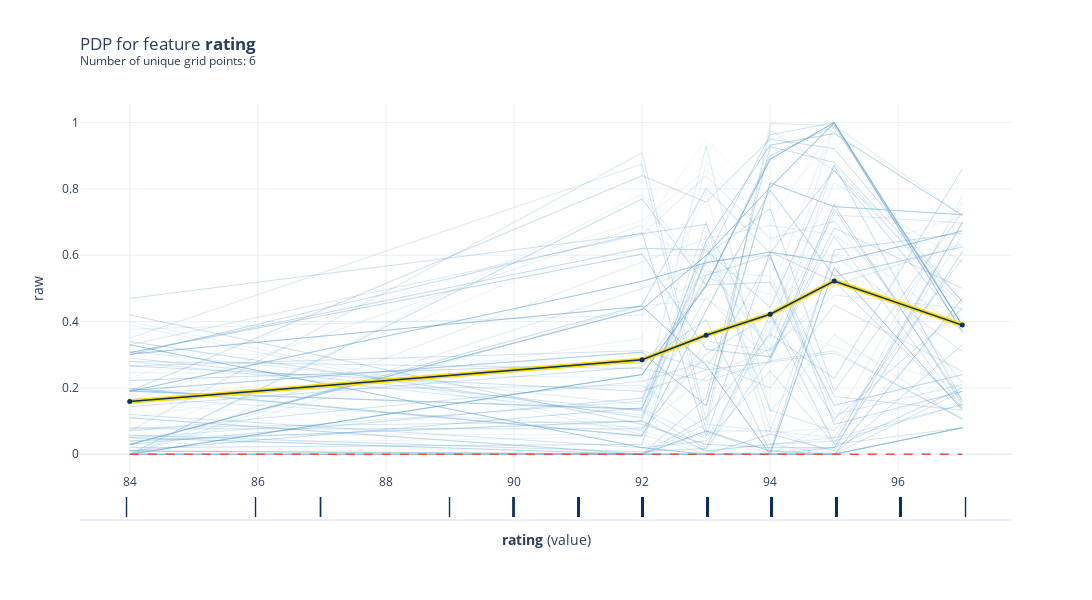

Here is the notebook cell this chart was saved with:
### Code cell
# Plot PDP
# Create the pdp data to be plotted
pdp_goals = pdp.PDPIsolate(model=rf_model, df=val_x, model_features=feature_names, feature='rating', feature_name='rating')

# plot the PDP for feature 'Goal Scored'
fig, axes = pdp_goals.plot(
    center=False,
    plot_lines=True,
    frac_to_plot=100,
    cluster=False,
    n_cluster_centers=None,
    cluster_method='accurate',
    plot_pts_dist=True,
    to_bins=False,
    show_percentile=False,
    which_classes=None,
    figsize=None,
    dpi=300,
    ncols=2,
    plot_params={"pdp_hl": True},
    engine='plotly',
    template='plotly_white')

fig.show()

### Figure 1 — Plotly figure (JSON) as saved in the notebook; plotly's stock layout.template omitted (floating-point values rounded to 4 significant figures; data arrays with more than 128 entries replaced by an {"elided": "..."} marker saying what was removed)
{"data": [{"hoverinfo": "none", "line": {"color": "rgba(193,217,237,0.5)", "width": 0.5}, "mode": "lines", "type": "scatter", "x": [84, 92, 93, 94, 95, 97], "xaxis": "x", "y": [0.19, 0.1366, 0.04594, 0.3696, 0.7217, 0.6974], "yaxis": "y"}, {"hoverinfo": "none", "line": {"color": "rgba(177,210,231,0.5)", "width": 0.5}, "mode": "lines", "type": "scatter", "x": [84, 92, 93, 94, 95, 97], "xaxis": "x", "y": [0.34, 0.11, 0.7, 0.03, 0, 0.33], "yaxis": "y"}, {"hoverinfo": "none", "line": {"color": "rgba(160,202,225,0.5)", "width": 0.5}, "mode": "lines", "type": "scatter", "x": [84, 92, 93, 94, 95, 97], "xaxis": "x", "y": [0.2467, 0.2308, 0, 0.4033, 0.3233, 0.2], "yaxis": "y"}, {"hoverinfo": "none", "line": {"color": "rgba(139,192,221,0.5)", "width": 0.5}, "mode": "lines", "type": "scatter", "x": [84, 92, 93, 94, 95, 97], "xaxis": "x", "y": [0, 0, 0.07, 0, 0.1, 0.76], "yaxis": "y"}, {"hoverinfo": "none", "line": {"color": "rgba(117,179,216,0.5)", "width": 0.5}, "mode": "lines", "type": "scatter", "x": [84, 92, 93, 94, 95, 97], "xaxis": "x", "y": [0.04, 0.1, 0.01, 0.03, 0.04, 0.15], "yaxis": "y"}, {"hoverinfo": "none", "line": {"color": "rgba(98,168,210,0.5)", "width": 0.5}, "mode": "lines", "type": "scatter", "x": [84, 92, 93, 94, 95, 97], "xaxis": "x", "y": [0.33, 0.6623, 0.84, 0.65, 0.7033, 0.215], "yaxis": "y"}, {"hoverinfo": "none", "line": {"color": "rgba(80,155,203,0.5)", "width": 0.5}, "mode": "lines", "type": "scatter", "x": [84, 92, 93, 94, 95, 97], "xaxis": "x", "y": [0.3063, 0.6035, 0.3164, 0.2939, 0.7535, 0.15], "yaxis": "y"}, {"hoverinfo": "none", "line": {"color": "rgba(64,144,197,0.5)", "width": 0.5}, "mode": "lines", "type": "scatter", "x": [84, 92, 93, 94, 95, 97], "xaxis": "x", "y": [0, 0.7701, 0.5083, 0.9, 0.99, 0.39], "yaxis": "y"}, {"hoverinfo": "none", "line": {"color": "rgba(49,129,189,0.5)", "width": 0.5}, "mode": "lines", "type": "scatter", "x": [84, 92, 93, 94, 95, 97], "xaxis": "x", "y": [0.1433, 0.2635, 0.5103, 0.5187, 0.1475, 0.24], "yaxis": "y"}, {"hoverinfo": "none", "line": {"color": "rgba(36,116,182,0.5)", "width": 0.5}, "mode": "lines", "type": "scatter", "x": [84, 92, 93, 94, 95, 97], "xaxis": "x", "y": [0.19, 0.84, 0.7603, 0.95, 0.9218, 0.46], "yaxis": "y"}, {"hoverinfo": "none", "line": {"color": "rgba(193,217,237,0.5)", "width": 0.5}, "mode": "lines", "type": "scatter", "x": [84, 92, 93, 94, 95, 97], "xaxis": "x", "y": [0.05, 0.68, 0.949, 0.7552, 0.9367, 0.47], "yaxis": "y"}, {"hoverinfo": "none", "line": {"color": "rgba(177,210,231,0.5)", "width": 0.5}, "mode": "lines", "type": "scatter", "x": [84, 92, 93, 94, 95, 97], "xaxis": "x", "y": [0.34, 0.11, 0.7, 0.03, 0, 0.33], "yaxis": "y"}, {"hoverinfo": "none", "line": {"color": "rgba(160,202,225,0.5)", "width": 0.5}, "mode": "lines", "type": "scatter", "x": [84, 92, 93, 94, 95, 97], "xaxis": "x", "y": [0.3063, 0.621, 0.6162, 0.4426, 0.8714, 0.1613], "yaxis": "y"}, {"hoverinfo": "none", "line": {"color": "rgba(139,192,221,0.5)", "width": 0.5}, "mode": "lines", "type": "scatter", "x": [84, 92, 93, 94, 95, 97], "xaxis": "x", "y": [0.39, 0.06, 0, 0, 0, 0.19], "yaxis": "y"}, {"hoverinfo": "none", "line": {"color": "rgba(117,179,216,0.5)", "width": 0.5}, "mode": "lines", "type": "scatter", "x": [84, 92, 93, 94, 95, 97], "xaxis": "x", "y": [0.05, 0, 0.07, 0.01, 0, 0.47], "yaxis": "y"}, {"hoverinfo": "none", "line": {"color": "rgba(98,168,210,0.5)", "width": 0.5}, "mode": "lines", "type": "scatter", "x": [84, 92, 93, 94, 95, 97], "xaxis": "x", "y": [0, 0.2404, 0.5082, 0.89, 1, 0.39], "yaxis": "y"}, {"hoverinfo": "none", "line": {"color": "rgba(80,155,203,0.5)", "width": 0.5}, "mode": "lines", "type": "scatter", "x": [84, 92, 93, 94, 95, 97], "xaxis": "x", "y": [0.07, 0.9092, 0.1, 0.9757, 0.8558, 0.45], "yaxis": "y"}, {"hoverinfo": "none", "line": {"color": "rgba(64,144,197,0.5)", "width": 0.5}, "mode": "lines", "type": "scatter", "x": [84, 92, 93, 94, 95, 97], "xaxis": "x", "y": [0.11, 0, 0, 0, 0, 0.08], "yaxis": "y"}, {"hoverinfo": "none", "line": {"color": "rgba(49,129,189,0.5)", "width": 0.5}, "mode": "lines", "type": "scatter", "x": [84, 92, 93, 94, 95, 97], "xaxis": "x", "y": [0.03, 0.4369, 0.6, 0.8044, 0.9989, 0.3689], "yaxis": "y"}, {"hoverinfo": "none", "line": {"color": "rgba(36,116,182,0.5)", "width": 0.5}, "mode": "lines", "type": "scatter", "x": [84, 92, 93, 94, 95, 97], "xaxis": "x", "y": [0.028, 0.4503, 0.8015, 0.6067, 0.8554, 0.387], "yaxis": "y"}, {"hoverinfo": "none", "line": {"color": "rgba(193,217,237,0.5)", "width": 0.5}, "mode": "lines", "type": "scatter", "x": [84, 92, 93, 94, 95, 97], "xaxis": "x", "y": [0.028, 0.4503, 0.8015, 0.6067, 0.8554, 0.387], "yaxis": "y"}, {"hoverinfo": "none", "line": {"color": "rgba(177,210,231,0.5)", "width": 0.5}, "mode": "lines", "type": "scatter", "x": [84, 92, 93, 94, 95, 97], "xaxis": "x", "y": [0.11, 0.35, 0.7913, 0.065, 0.08, 0.19], "yaxis": "y"}, {"hoverinfo": "none", "line": {"color": "rgba(160,202,225,0.5)", "width": 0.5}, "mode": "lines", "type": "scatter", "x": [84, 92, 93, 94, 95, 97], "xaxis": "x", "y": [0.01, 0, 0, 0, 0.02, 0.61], "yaxis": "y"}, {"hoverinfo": "none", "line": {"color": "rgba(139,192,221,0.5)", "width": 0.5}, "mode": "lines", "type": "scatter", "x": [84, 92, 93, 94, 95, 97], "xaxis": "x", "y": [0.3771, 0.4196, 0.543, 0.3958, 0.82, 0.58], "yaxis": "y"}, {"hoverinfo": "none", "line": {"color": "rgba(117,179,216,0.5)", "width": 0.5}, "mode": "lines", "type": "scatter", "x": [84, 92, 93, 94, 95, 97], "xaxis": "x", "y": [0.03, 0.4369, 0.6, 0.8044, 0.9989, 0.3689], "yaxis": "y"}, {"hoverinfo": "none", "line": {"color": "rgba(98,168,210,0.5)", "width": 0.5}, "mode": "lines", "type": "scatter", "x": [84, 92, 93, 94, 95, 97], "xaxis": "x", "y": [0.1958, 0.055, 0.3416, 0.3115, 0.5092, 0.6338], "yaxis": "y"}, {"hoverinfo": "none", "line": {"color": "rgba(80,155,203,0.5)", "width": 0.5}, "mode": "lines", "type": "scatter", "x": [84, 92, 93, 94, 95, 97], "xaxis": "x", "y": [0.19, 0.5216, 0.5775, 0.6096, 0.5777, 0.6735], "yaxis": "y"}, {"hoverinfo": "none", "line": {"color": "rgba(64,144,197,0.5)", "width": 0.5}, "mode": "lines", "type": "scatter", "x": [84, 92, 93, 94, 95, 97], "xaxis": "x", "y": [0.19, 0.1356, 0.6427, 0.9321, 0.9672, 0.72], "yaxis": "y"}, {"hoverinfo": "none", "line": {"color": "rgba(49,129,189,0.5)", "width": 0.5}, "mode": "lines", "type": "scatter", "x": [84, 92, 93, 94, 95, 97], "xaxis": "x", "y": [0.3017, 0.4461, 0.2689, 0, 0.5627, 0.1342], "yaxis": "y"}, {"hoverinfo": "none", "line": {"color": "rgba(36,116,182,0.5)", "width": 0.5}, "mode": "lines", "type": "scatter", "x": [84, 92, 93, 94, 95, 97], "xaxis": "x", "y": [0.01, 0, 0.17, 0.9278, 0.88, 0.46], "yaxis": "y"}, {"hoverinfo": "none", "line": {"color": "rgba(193,217,237,0.5)", "width": 0.5}, "mode": "lines", "type": "scatter", "x": [84, 92, 93, 94, 95, 97], "xaxis": "x", "y": [0.31, 0.2707, 0.02, 0.3789, 0.77, 0.2033], "yaxis": "y"}, {"hoverinfo": "none", "line": {"color": "rgba(177,210,231,0.5)", "width": 0.5}, "mode": "lines", "type": "scatter", "x": [84, 92, 93, 94, 95, 97], "xaxis": "x", "y": [0.23, 0.7047, 0.8555, 0.6924, 0.5988, 0.7167], "yaxis": "y"}, {"hoverinfo": "none", "line": {"color": "rgba(160,202,225,0.5)", "width": 0.5}, "mode": "lines", "type": "scatter", "x": [84, 92, 93, 94, 95, 97], "xaxis": "x", "y": [0.05667, 0.06, 0.56, 0.3342, 0.04667, 0.44], "yaxis": "y"}, {"hoverinfo": "none", "line": {"color": "rgba(139,192,221,0.5)", "width": 0.5}, "mode": "lines", "type": "scatter", "x": [84, 92, 93, 94, 95, 97], "xaxis": "x", "y": [0, 0.4475, 0.4671, 0.35, 0.99, 0.39], "yaxis": "y"}, {"hoverinfo": "none", "line": {"color": "rgba(117,179,216,0.5)", "width": 0.5}, "mode": "lines", "type": "scatter", "x": [84, 92, 93, 94, 95, 97], "xaxis": "x", "y": [0.11, 0, 0, 0, 0, 0.08], "yaxis": "y"}, {"hoverinfo": "none", "line": {"color": "rgba(98,168,210,0.5)", "width": 0.5}, "mode": "lines", "type": "scatter", "x": [84, 92, 93, 94, 95, 97], "xaxis": "x", "y": [0.01, 0, 0, 0, 0.02, 0.61], "yaxis": "y"}, {"hoverinfo": "none", "line": {"color": "rgba(80,155,203,0.5)", "width": 0.5}, "mode": "lines", "type": "scatter", "x": [84, 92, 93, 94, 95, 97], "xaxis": "x", "y": [0.28, 0.2582, 0.222, 0.2774, 0.3053, 0.1087], "yaxis": "y"}, {"hoverinfo": "none", "line": {"color": "rgba(64,144,197,0.5)", "width": 0.5}, "mode": "lines", "type": "scatter", "x": [84, 92, 93, 94, 95, 97], "xaxis": "x", "y": [0.05, 0, 0.07, 0.01, 0, 0.47], "yaxis": "y"}, {"hoverinfo": "none", "line": {"color": "rgba(49,129,189,0.5)", "width": 0.5}, "mode": "lines", "type": "scatter", "x": [84, 92, 93, 94, 95, 97], "xaxis": "x", "y": [0.02, 0.03, 0.6, 0.74, 0.19, 0.73], "yaxis": "y"}, {"hoverinfo": "none", "line": {"color": "rgba(36,116,182,0.5)", "width": 0.5}, "mode": "lines", "type": "scatter", "x": [84, 92, 93, 94, 95, 97], "xaxis": "x", "y": [0, 0, 0, 0.06083, 0.01, 0.7], "yaxis": "y"}, {"hoverinfo": "none", "line": {"color": "rgba(193,217,237,0.5)", "width": 0.5}, "mode": "lines", "type": "scatter", "x": [84, 92, 93, 94, 95, 97], "xaxis": "x", "y": [0.1925, 0.3078, 0.1462, 0.8184, 0.7467, 0.7224], "yaxis": "y"}, {"hoverinfo": "none", "line": {"color": "rgba(177,210,231,0.5)", "width": 0.5}, "mode": "lines", "type": "scatter", "x": [84, 92, 93, 94, 95, 97], "xaxis": "x", "y": [0.1992, 0.055, 0.4328, 0.7965, 0.5365, 0.6254], "yaxis": "y"}, {"hoverinfo": "none", "line": {"color": "rgba(160,202,225,0.5)", "width": 0.5}, "mode": "lines", "type": "scatter", "x": [84, 92, 93, 94, 95, 97], "xaxis": "x", "y": [0.4, 0.07, 0.01, 0, 0, 0.19], "yaxis": "y"}, {"hoverinfo": "none", "line": {"color": "rgba(139,192,221,0.5)", "width": 0.5}, "mode": "lines", "type": "scatter", "x": [84, 92, 93, 94, 95, 97], "xaxis": "x", "y": [0.34, 0.11, 0.66, 0.08, 0, 0.33], "yaxis": "y"}, {"hoverinfo": "none", "line": {"color": "rgba(117,179,216,0.5)", "width": 0.5}, "mode": "lines", "type": "scatter", "x": [84, 92, 93, 94, 95, 97], "xaxis": "x", "y": [0.19, 0.2076, 0.07154, 0.9969, 0.9917, 0.72], "yaxis": "y"}, {"hoverinfo": "none", "line": {"color": "rgba(98,168,210,0.5)", "width": 0.5}, "mode": "lines", "type": "scatter", "x": [84, 92, 93, 94, 95, 97], "xaxis": "x", "y": [0.05, 0.16, 0.58, 0.6, 0.12, 0.21], "yaxis": "y"}, {"hoverinfo": "none", "line": {"color": "rgba(80,155,203,0.5)", "width": 0.5}, "mode": "lines", "type": "scatter", "x": [84, 92, 93, 94, 95, 97], "xaxis": "x", "y": [0, 0.2404, 0.5082, 0.89, 1, 0.39], "yaxis": "y"}, {"hoverinfo": "none", "line": {"color": "rgba(64,144,197,0.5)", "width": 0.5}, "mode": "lines", "type": "scatter", "x": [84, 92, 93, 94, 95, 97], "xaxis": "x", "y": [0.12, 0.02, 0.04, 0.25, 0.03, 0.08], "yaxis": "y"}, {"hoverinfo": "none", "line": {"color": "rgba(49,129,189,0.5)", "width": 0.5}, "mode": "lines", "type": "scatter", "x": [84, 92, 93, 94, 95, 97], "xaxis": "x", "y": [0.07667, 0.07667, 0.3017, 0.4233, 0.1058, 0.44], "yaxis": "y"}, {"hoverinfo": "none", "line": {"color": "rgba(36,116,182,0.5)", "width": 0.5}, "mode": "lines", "type": "scatter", "x": [84, 92, 93, 94, 95, 97], "xaxis": "x", "y": [0.2225, 0.2752, 0.4059, 0.006667, 0.616, 0.6667], "yaxis": "y"}, {"hoverinfo": "none", "line": {"color": "rgba(193,217,237,0.5)", "width": 0.5}, "mode": "lines", "type": "scatter", "x": [84, 92, 93, 94, 95, 97], "xaxis": "x", "y": [0.04, 0.1, 0.01, 0.03, 0.04, 0.15], "yaxis": "y"}, {"hoverinfo": "none", "line": {"color": "rgba(177,210,231,0.5)", "width": 0.5}, "mode": "lines", "type": "scatter", "x": [84, 92, 93, 94, 95, 97], "xaxis": "x", "y": [0.33, 0.02, 0, 0, 0, 0.08], "yaxis": "y"}, {"hoverinfo": "none", "line": {"color": "rgba(160,202,225,0.5)", "width": 0.5}, "mode": "lines", "type": "scatter", "x": [84, 92, 93, 94, 95, 97], "xaxis": "x", "y": [0.19, 0.1366, 0.04594, 0.3696, 0.7217, 0.6974], "yaxis": "y"}, {"hoverinfo": "none", "line": {"color": "rgba(139,192,221,0.5)", "width": 0.5}, "mode": "lines", "type": "scatter", "x": [84, 92, 93, 94, 95, 97], "xaxis": "x", "y": [0.16, 0.6902, 0.5503, 0.5371, 0.1475, 0.24], "yaxis": "y"}, {"hoverinfo": "none", "line": {"color": "rgba(117,179,216,0.5)", "width": 0.5}, "mode": "lines", "type": "scatter", "x": [84, 92, 93, 94, 95, 97], "xaxis": "x", "y": [0.31, 0.1503, 0.9293, 0.1278, 0.3608, 0.1033], "yaxis": "y"}, {"hoverinfo": "none", "line": {"color": "rgba(98,168,210,0.5)", "width": 0.5}, "mode": "lines", "type": "scatter", "x": [84, 92, 93, 94, 95, 97], "xaxis": "x", "y": [0, 0.2404, 0.5082, 0.89, 1, 0.39], "yaxis": "y"}, {"hoverinfo": "none", "line": {"color": "rgba(80,155,203,0.5)", "width": 0.5}, "mode": "lines", "type": "scatter", "x": [84, 92, 93, 94, 95, 97], "xaxis": "x", "y": [0.33, 0.02, 0, 0, 0, 0.08], "yaxis": "y"}, {"hoverinfo": "none", "line": {"color": "rgba(64,144,197,0.5)", "width": 0.5}, "mode": "lines", "type": "scatter", "x": [84, 92, 93, 94, 95, 97], "xaxis": "x", "y": [0.07, 0.22, 0.28, 0.2, 0.45, 0.25], "yaxis": "y"}, {"hoverinfo": "none", "line": {"color": "rgba(49,129,189,0.5)", "width": 0.5}, "mode": "lines", "type": "scatter", "x": [84, 92, 93, 94, 95, 97], "xaxis": "x", "y": [0.03, 0.1691, 0.5874, 0.9633, 1, 0.39], "yaxis": "y"}, {"hoverinfo": "none", "line": {"color": "rgba(36,116,182,0.5)", "width": 0.5}, "mode": "lines", "type": "scatter", "x": [84, 92, 93, 94, 95, 97], "xaxis": "x", "y": [0, 0, 0.11, 0.3627, 0.2285, 0.86], "yaxis": "y"}, {"hoverinfo": "none", "line": {"color": "rgba(193,217,237,0.5)", "width": 0.5}, "mode": "lines", "type": "scatter", "x": [84, 92, 93, 94, 95, 97], "xaxis": "x", "y": [0, 0.58, 0.65, 0.6901, 0.662, 0.3726], "yaxis": "y"}, {"hoverinfo": "none", "line": {"color": "rgba(177,210,231,0.5)", "width": 0.5}, "mode": "lines", "type": "scatter", "x": [84, 92, 93, 94, 95, 97], "xaxis": "x", "y": [0.19, 0.5216, 0.5775, 0.6096, 0.5777, 0.6735], "yaxis": "y"}, {"hoverinfo": "none", "line": {"color": "rgba(160,202,225,0.5)", "width": 0.5}, "mode": "lines", "type": "scatter", "x": [84, 92, 93, 94, 95, 97], "xaxis": "x", "y": [0.1925, 0.3078, 0.1462, 0.8184, 0.7467, 0.7224], "yaxis": "y"}, {"hoverinfo": "none", "line": {"color": "rgba(139,192,221,0.5)", "width": 0.5}, "mode": "lines", "type": "scatter", "x": [84, 92, 93, 94, 95, 97], "xaxis": "x", "y": [0.1925, 0.3078, 0.1462, 0.8184, 0.7467, 0.7224], "yaxis": "y"}, {"hoverinfo": "none", "line": {"color": "rgba(117,179,216,0.5)", "width": 0.5}, "mode": "lines", "type": "scatter", "x": [84, 92, 93, 94, 95, 97], "xaxis": "x", "y": [0, 0.5, 0.5717, 0.3126, 0.8733, 0.43], "yaxis": "y"}, {"hoverinfo": "none", "line": {"color": "rgba(98,168,210,0.5)", "width": 0.5}, "mode": "lines", "type": "scatter", "x": [84, 92, 93, 94, 95, 97], "xaxis": "x", "y": [0.35, 0.875, 0.07, 0.07, 0.6, 0.31], "yaxis": "y"}, {"hoverinfo": "none", "line": {"color": "rgba(80,155,203,0.5)", "width": 0.5}, "mode": "lines", "type": "scatter", "x": [84, 92, 93, 94, 95, 97], "xaxis": "x", "y": [0.1925, 0.3078, 0.1462, 0.8184, 0.7467, 0.7224], "yaxis": "y"}, {"hoverinfo": "none", "line": {"color": "rgba(64,144,197,0.5)", "width": 0.5}, "mode": "lines", "type": "scatter", "x": [84, 92, 93, 94, 95, 97], "xaxis": "x", "y": [0, 0.2404, 0.5082, 0.89, 1, 0.39], "yaxis": "y"}, {"hoverinfo": "none", "line": {"color": "rgba(49,129,189,0.5)", "width": 0.5}, "mode": "lines", "type": "scatter", "x": [84, 92, 93, 94, 95, 97], "xaxis": "x", "y": [0.266, 0.1898, 0.2543, 0.2788, 0.739, 0.16], "yaxis": "y"}, {"hoverinfo": "none", "line": {"color": "rgba(36,116,182,0.5)", "width": 0.5}, "mode": "lines", "type": "scatter", "x": [84, 92, 93, 94, 95, 97], "xaxis": "x", "y": [0.3, 0.6682, 0.055, 0.61, 0.521, 0.1408], "yaxis": "y"}, {"hoverinfo": "none", "line": {"color": "rgba(193,217,237,0.5)", "width": 0.5}, "mode": "lines", "type": "scatter", "x": [84, 92, 93, 94, 95, 97], "xaxis": "x", "y": [0.01, 0, 0, 0, 0.02, 0.61], "yaxis": "y"}, {"hoverinfo": "none", "line": {"color": "rgba(177,210,231,0.5)", "width": 0.5}, "mode": "lines", "type": "scatter", "x": [84, 92, 93, 94, 95, 97], "xaxis": "x", "y": [0, 0.58, 0.65, 0.6901, 0.662, 0.3726], "yaxis": "y"}, {"hoverinfo": "none", "line": {"color": "rgba(160,202,225,0.5)", "width": 0.5}, "mode": "lines", "type": "scatter", "x": [84, 92, 93, 94, 95, 97], "xaxis": "x", "y": [0.19, 0.1356, 0.6427, 0.9321, 0.9672, 0.72], "yaxis": "y"}, {"hoverinfo": "none", "line": {"color": "rgba(139,192,221,0.5)", "width": 0.5}, "mode": "lines", "type": "scatter", "x": [84, 92, 93, 94, 95, 97], "xaxis": "x", "y": [0.19, 0.1356, 0.6427, 0.9321, 0.9672, 0.72], "yaxis": "y"}, {"hoverinfo": "none", "line": {"color": "rgba(117,179,216,0.5)", "width": 0.5}, "mode": "lines", "type": "scatter", "x": [84, 92, 93, 94, 95, 97], "xaxis": "x", "y": [0, 0, 0.09, 0.07, 0.05, 0.66], "yaxis": "y"}, {"hoverinfo": "none", "line": {"color": "rgba(98,168,210,0.5)", "width": 0.5}, "mode": "lines", "type": "scatter", "x": [84, 92, 93, 94, 95, 97], "xaxis": "x", "y": [0.03, 0.4369, 0.6, 0.8044, 0.9989, 0.3689], "yaxis": "y"}, {"hoverinfo": "none", "line": {"color": "rgba(80,155,203,0.5)", "width": 0.5}, "mode": "lines", "type": "scatter", "x": [84, 92, 93, 94, 95, 97], "xaxis": "x", "y": [0.08, 0.1, 0.63, 0.133, 0.07, 0.59], "yaxis": "y"}, {"hoverinfo": "none", "line": {"color": "rgba(64,144,197,0.5)", "width": 0.5}, "mode": "lines", "type": "scatter", "x": [84, 92, 93, 94, 95, 97], "xaxis": "x", "y": [0.266, 0.3125, 0.2559, 0.5943, 0.1742, 0.1323], "yaxis": "y"}, {"hoverinfo": "none", "line": {"color": "rgba(49,129,189,0.5)", "width": 0.5}, "mode": "lines", "type": "scatter", "x": [84, 92, 93, 94, 95, 97], "xaxis": "x", "y": [0.1992, 0.055, 0.4328, 0.7965, 0.5365, 0.6254], "yaxis": "y"}, {"hoverinfo": "none", "line": {"color": "rgba(36,116,182,0.5)", "width": 0.5}, "mode": "lines", "type": "scatter", "x": [84, 92, 93, 94, 95, 97], "xaxis": "x", "y": [0.42, 0.09, 0.03, 0.02, 0.02, 0.2], "yaxis": "y"}, {"hoverinfo": "none", "line": {"color": "rgba(193,217,237,0.5)", "width": 0.5}, "mode": "lines", "type": "scatter", "x": [84, 92, 93, 94, 95, 97], "xaxis": "x", "y": [0.15, 0.07, 0.32, 0.01, 0, 0.08], "yaxis": "y"}, {"hoverinfo": "none", "line": {"color": "rgba(177,210,231,0.5)", "width": 0.5}, "mode": "lines", "type": "scatter", "x": [84, 92, 93, 94, 95, 97], "xaxis": "x", "y": [0.03, 0.05267, 0.88, 0.7, 0.9892, 0.4], "yaxis": "y"}, {"hoverinfo": "none", "line": {"color": "rgba(160,202,225,0.5)", "width": 0.5}, "mode": "lines", "type": "scatter", "x": [84, 92, 93, 94, 95, 97], "xaxis": "x", "y": [0, 0.7841, 0.5323, 0.482, 1, 0.39], "yaxis": "y"}, {"hoverinfo": "none", "line": {"color": "rgba(139,192,221,0.5)", "width": 0.5}, "mode": "lines", "type": "scatter", "x": [84, 92, 93, 94, 95, 97], "xaxis": "x", "y": [0.03, 0.4369, 0.6, 0.8044, 0.9989, 0.3689], "yaxis": "y"}, {"hoverinfo": "none", "line": {"color": "rgba(117,179,216,0.5)", "width": 0.5}, "mode": "lines", "type": "scatter", "x": [84, 92, 93, 94, 95, 97], "xaxis": "x", "y": [0.3063, 0.6035, 0.3164, 0.2939, 0.7535, 0.15], "yaxis": "y"}, {"hoverinfo": "none", "line": {"color": "rgba(98,168,210,0.5)", "width": 0.5}, "mode": "lines", "type": "scatter", "x": [84, 92, 93, 94, 95, 97], "xaxis": "x", "y": [0.04, 0.1, 0.01, 0.03, 0.05, 0.15], "yaxis": "y"}, {"hoverinfo": "none", "line": {"color": "rgba(80,155,203,0.5)", "width": 0.5}, "mode": "lines", "type": "scatter", "x": [84, 92, 93, 94, 95, 97], "xaxis": "x", "y": [0.3063, 0.621, 0.6162, 0.4426, 0.8714, 0.1613], "yaxis": "y"}, {"hoverinfo": "none", "line": {"color": "rgba(64,144,197,0.5)", "width": 0.5}, "mode": "lines", "type": "scatter", "x": [84, 92, 93, 94, 95, 97], "xaxis": "x", "y": [0.33, 0.02, 0, 0, 0, 0.08], "yaxis": "y"}, {"hoverinfo": "none", "line": {"color": "rgba(49,129,189,0.5)", "width": 0.5}, "mode": "lines", "type": "scatter", "x": [84, 92, 93, 94, 95, 97], "xaxis": "x", "y": [0.47, 0.665, 0.6933, 0.2903, 0.6825, 0.5], "yaxis": "y"}, {"hoverinfo": "none", "line": {"color": "rgba(36,116,182,0.5)", "width": 0.5}, "mode": "lines", "type": "scatter", "x": [84, 92, 93, 94, 95, 97], "xaxis": "x", "y": [0.01, 0.14, 0.54, 0.6, 0.09, 0.19], "yaxis": "y"}, {"hoverinfo": "none", "line": {"color": "rgba(193,217,237,0.5)", "width": 0.5}, "mode": "lines", "type": "scatter", "x": [84, 92, 93, 94, 95, 97], "xaxis": "x", "y": [0.0575, 0.0075, 0.0175, 0.4202, 0.0315, 0.6975], "yaxis": "y"}, {"hoverinfo": "none", "line": {"color": "rgba(177,210,231,0.5)", "width": 0.5}, "mode": "lines", "type": "scatter", "x": [84, 92, 93, 94, 95, 97], "xaxis": "x", "y": [0.1992, 0.055, 0.4328, 0.7965, 0.5365, 0.6254], "yaxis": "y"}, {"hoverinfo": "none", "line": {"color": "rgba(160,202,225,0.5)", "width": 0.5}, "mode": "lines", "type": "scatter", "x": [84, 92, 93, 94, 95, 97], "xaxis": "x", "y": [0, 0.7701, 0.5083, 0.9, 0.99, 0.39], "yaxis": "y"}, {"hoverinfo": "none", "line": {"color": "rgba(139,192,221,0.5)", "width": 0.5}, "mode": "lines", "type": "scatter", "x": [84, 92, 93, 94, 95, 97], "xaxis": "x", "y": [0, 0, 0.065, 0.01, 0.02, 0.78], "yaxis": "y"}, {"hoverinfo": "none", "line": {"color": "rgba(117,179,216,0.5)", "width": 0.5}, "mode": "lines", "type": "scatter", "x": [84, 92, 93, 94, 95, 97], "xaxis": "x", "y": [0.17, 0.08, 0.2333, 0.3183, 0.48, 0.44], "yaxis": "y"}, {"hoverinfo": "none", "line": {"color": "rgba(98,168,210,0.5)", "width": 0.5}, "mode": "lines", "type": "scatter", "x": [84, 92, 93, 94, 95, 97], "xaxis": "x", "y": [0.28, 0.1178, 0.4745, 0.2821, 0.312, 0.1053], "yaxis": "y"}, {"hoverinfo": "none", "line": {"color": "rgba(80,155,203,0.5)", "width": 0.5}, "mode": "lines", "type": "scatter", "x": [84, 92, 93, 94, 95, 97], "xaxis": "x", "y": [0.0575, 0.0075, 0.0175, 0.4202, 0.0315, 0.6975], "yaxis": "y"}, {"hoverinfo": "none", "line": {"color": "rgba(64,144,197,0.5)", "width": 0.5}, "mode": "lines", "type": "scatter", "x": [84, 92, 93, 94, 95, 97], "xaxis": "x", "y": [0.29, 0.1308, 0.01643, 0.2902, 0.657, 0.14], "yaxis": "y"}, {"hoverinfo": "none", "line": {"color": "rgba(49,129,189,0.5)", "width": 0.5}, "mode": "lines", "type": "scatter", "x": [84, 92, 93, 94, 95, 97], "xaxis": "x", "y": [0.19, 0.5216, 0.5775, 0.6096, 0.5777, 0.6735], "yaxis": "y"}, {"hoverinfo": "none", "line": {"color": "rgba(36,116,182,0.5)", "width": 0.5}, "mode": "lines", "type": "scatter", "x": [84, 92, 93, 94, 95, 97], "xaxis": "x", "y": [0.3017, 0.4461, 0.2689, 0, 0.5627, 0.1342], "yaxis": "y"}, {"hoverinfo": "none", "line": {"color": "#FEDC00", "width": 4.5}, "mode": "lines", "type": "scatter", "x": [84, 92, 93, 94, 95, 97], "xaxis": "x", "y": [0.159, 0.2848, 0.3589, 0.4223, 0.5223, 0.3894], "yaxis": "y"}, {"hoverinfo": "none", "line": {"color": "#E75438", "dash": "dash", "width": 1.5}, "mode": "lines", "type": "scatter", "x": [84, 92, 93, 94, 95, 97], "xaxis": "x", "y": [0, 0, 0, 0, 0, 0], "yaxis": "y"}, {"hovertemplate": "%{y}", "line": {"color": "rgba(8,48,107,1.0)", "width": 1.5}, "marker": {"color": "rgba(8,48,107,1.0)", "size": 5}, "mode": "lines+markers", "name": "pdp", "type": "scatter", "x": [84, 92, 93, 94, 95, 97], "xaxis": "x", "y": [0.159, 0.2848, 0.3589, 0.4223, 0.5223, 0.3894], "yaxis": "y"}, {"hoverinfo": "none", "mode": "text", "name": "dist", "showlegend": false, "text": {"elided": "312 str values"}, "textfont": {"color": "rgba(8,48,107,1.0)", "size": 20}, "textposition": "middle center", "type": "scatter", "x": {"elided": "312 int values"}, "xaxis": "x2", "y": {"elided": "312 int values"}, "yaxis": "y2"}], "layout": {"height": 600, "showlegend": false, "title": {"text": "PDP for feature <b>rating</b> <br><sup>Number of unique grid points: 6</sup>", "x": 0, "xref": "paper"}, "width": 1200, "xaxis": {"anchor": "y", "domain": [0, 1]}, "xaxis2": {"anchor": "y2", "domain": [0, 1], "showgrid": false, "showticklabels": false, "title": {"text": "<b>rating</b> (value)"}}, "yaxis": {"anchor": "x", "domain": [0.1127, 0.99], "title": {"text": "raw"}}, "yaxis2": {"anchor": "x2", "domain": [0, 0.06267], "showgrid": false, "showticklabels": false}}}
